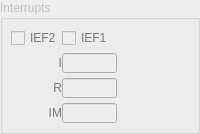
             <widget class="QGroupBox" name="groupInterrupts">
              <property name="enabled">
               <bool>false</bool>
              </property>
              <property name="sizePolicy">
               <sizepolicy hsizetype="Preferred" vsizetype="Maximum">
                <horstretch>0</horstretch>
                <verstretch>0</verstretch>
               </sizepolicy>
              </property>
              <property name="maximumSize">
               <size>
                <width>16777215</width>
                <height>16777215</height>
               </size>
              </property>
              <property name="title">
               <string>Interrupts</string>
              </property>
              <layout class="QFormLayout" name="formLayout_2">
               <property name="formAlignment">
                <set>Qt::AlignLeading|Qt::AlignLeft|Qt::AlignTop</set>
               </property>
               <property name="horizontalSpacing">
                <number>5</number>
               </property>
               <property name="verticalSpacing">
                <number>0</number>
               </property>
               <property name="leftMargin">
                <number>8</number>
               </property>
               <property name="topMargin">
                <number>8</number>
               </property>
               <property name="rightMargin">
                <number>8</number>
               </property>
               <property name="bottomMargin">
                <number>8</number>
               </property>
               <item row="1" column="0">
                <layout class="QGridLayout" name="gridLayout_3">
                 <property name="rightMargin">
                  <number>0</number>
                 </property>
                 <property name="bottomMargin">
                  <number>0</number>
                 </property>
                 <property name="verticalSpacing">
                  <number>5</number>
                 </property>
                 <item row="1" column="3">
                  <widget class="QLineEdit" name="iregView">
                   <property name="sizePolicy">
                    <sizepolicy hsizetype="Minimum" vsizetype="Preferred">
                     <horstretch>0</horstretch>
                     <verstretch>0</verstretch>
                    </sizepolicy>
                   </property>
                   <property name="minimumSize">
                    <size>
                     <width>45</width>
                     <height>20</height>
                    </size>
                   </property>
                   <property name="maximumSize">
                    <size>
                     <width>55</width>
                     <height>20</height>
                    </size>
                   </property>
                   <property name="font">
                    <font>
                     <pointsize>9</pointsize>
                    </font>
                   </property>
                   <property name="inputMask">
                    <string notr="true">&gt;HHHH</string>
                   </property>
                   <property name="text">
                    <string notr="true"/>
                   </property>
                   <property name="maxLength">
                    <number>4</number>
                   </property>
                  </widget>
                 </item>
                 <item row="3" column="3">
                  <widget class="QLineEdit" name="imregView">
                   <property name="sizePolicy">
                    <sizepolicy hsizetype="Minimum" vsizetype="Preferred">
                     <horstretch>0</horstretch>
                     <verstretch>0</verstretch>
                    </sizepolicy>
                   </property>
                   <property name="minimumSize">
                    <size>
                     <width>45</width>
                     <height>20</height>
                    </size>
                   </property>
                   <property name="maximumSize">
                    <size>
                     <width>55</width>
                     <height>20</height>
                    </size>
                   </property>
                   <property name="font">
                    <font>
                     <pointsize>9</pointsize>
                    </font>
                   </property>
                   <property name="inputMask">
                    <string notr="true">&gt;9</string>
                   </property>
                   <property name="text">
                    <string notr="true"/>
                   </property>
                   <property name="maxLength">
                    <number>1</number>
                   </property>
                  </widget>
                 </item>
                 <item row="1" column="1">
                  <widget class="QLabel" name="label_8">
                   <property name="palette">
                    <palette>
                     <active>
                      <colorrole role="WindowText">
                       <brush brushstyle="SolidPattern">
                        <color alpha="255">
                         <red>0</red>
                         <green>170</green>
                         <blue>0</blue>
                        </color>
                       </brush>
                      </colorrole>
                     </active>
                     <inactive>
                      <colorrole role="WindowText">
                       <brush brushstyle="SolidPattern">
                        <color alpha="255">
                         <red>0</red>
                         <green>170</green>
                         <blue>0</blue>
                        </color>
                       </brush>
                      </colorrole>
                     </inactive>
                     <disabled>
                      <colorrole role="WindowText">
                       <brush brushstyle="SolidPattern">
                        <color alpha="255">
                         <red>120</red>
                         <green>120</green>
                         <blue>120</blue>
                        </color>
                       </brush>
                      </colorrole>
                     </disabled>
                    </palette>
                   </property>
                   <property name="layoutDirection">
                    <enum>Qt::LeftToRight</enum>
                   </property>
                   <property name="text">
                    <string notr="true">I</string>
                   </property>
                   <property name="alignment">
                    <set>Qt::AlignRight|Qt::AlignTrailing|Qt::AlignVCenter</set>
                   </property>
                  </widget>
                 </item>
                 <item row="0" column="1">
                  <widget class="QCheckBox" name="checkIEF2">
                   <property name="palette">
                    <palette>
                     <active>
                      <colorrole role="WindowText">
                       <brush brushstyle="SolidPattern">
                        <color alpha="255">
                         <red>0</red>
                         <green>170</green>
                         <blue>0</blue>
                        </color>
                       </brush>
                      </colorrole>
                     </active>
                     <inactive>
                      <colorrole role="WindowText">
                       <brush brushstyle="SolidPattern">
                        <color alpha="255">
                         <red>0</red>
                         <green>170</green>
                         <blue>0</blue>
                        </color>
                       </brush>
                      </colorrole>
                     </inactive>
                     <disabled>
                      <colorrole role="WindowText">
                       <brush brushstyle="SolidPattern">
                        <color alpha="255">
                         <red>120</red>
                         <green>120</green>
                         <blue>120</blue>
                        </color>
                       </brush>
                      </colorrole>
                     </disabled>
                    </palette>
                   </property>
                   <property name="text">
                    <string notr="true">IEF2</string>
                   </property>
                  </widget>
                 </item>
                 <item row="2" column="3">
                  <widget class="QLineEdit" name="rregView">
                   <property name="sizePolicy">
                    <sizepolicy hsizetype="Minimum" vsizetype="Preferred">
                     <horstretch>0</horstretch>
                     <verstretch>0</verstretch>
                    </sizepolicy>
                   </property>
                   <property name="minimumSize">
                    <size>
                     <width>45</width>
                     <height>20</height>
                    </size>
                   </property>
                   <property name="maximumSize">
                    <size>
                     <width>55</width>
                     <height>20</height>
                    </size>
                   </property>
                   <property name="font">
                    <font>
                     <pointsize>9</pointsize>
                    </font>
                   </property>
                   <property name="inputMask">
                    <string notr="true">&gt;HH</string>
                   </property>
                   <property name="text">
                    <string notr="true"/>
                   </property>
                   <property name="maxLength">
                    <number>2</number>
                   </property>
                  </widget>
                 </item>
                 <item row="2" column="1">
                  <widget class="QLabel" name="label_9">
                   <property name="palette">
                    <palette>
                     <active>
                      <colorrole role="WindowText">
                       <brush brushstyle="SolidPattern">
                        <color alpha="255">
                         <red>0</red>
                         <green>170</green>
                         <blue>0</blue>
                        </color>
                       </brush>
                      </colorrole>
                     </active>
                     <inactive>
                      <colorrole role="WindowText">
                       <brush brushstyle="SolidPattern">
                        <color alpha="255">
                         <red>0</red>
                         <green>170</green>
                         <blue>0</blue>
                        </color>
                       </brush>
                      </colorrole>
                     </inactive>
                     <disabled>
                      <colorrole role="WindowText">
                       <brush brushstyle="SolidPattern">
                        <color alpha="255">
                         <red>120</red>
                         <green>120</green>
                         <blue>120</blue>
                        </color>
                       </brush>
                      </colorrole>
                     </disabled>
                    </palette>
                   </property>
                   <property name="text">
                    <string notr="true">R</string>
                   </property>
                   <property name="alignment">
                    <set>Qt::AlignRight|Qt::AlignTrailing|Qt::AlignVCenter</set>
                   </property>
                  </widget>
                 </item>
                 <item row="3" column="1">
                  <widget class="QLabel" name="label_10">
                   <property name="palette">
                    <palette>
                     <active>
                      <colorrole role="WindowText">
                       <brush brushstyle="SolidPattern">
                        <color alpha="255">
                         <red>0</red>
                         <green>170</green>
                         <blue>0</blue>
                        </color>
                       </brush>
                      </colorrole>
                     </active>
                     <inactive>
                      <colorrole role="WindowText">
                       <brush brushstyle="SolidPattern">
                        <color alpha="255">
                         <red>0</red>
                         <green>170</green>
                         <blue>0</blue>
                        </color>
                       </brush>
                      </colorrole>
                     </inactive>
                     <disabled>
                      <colorrole role="WindowText">
                       <brush brushstyle="SolidPattern">
                        <color alpha="255">
                         <red>120</red>
                         <green>120</green>
                         <blue>120</blue>
                        </color>
                       </brush>
                      </colorrole>
                     </disabled>
                    </palette>
                   </property>
                   <property name="text">
                    <string notr="true">IM</string>
                   </property>
                   <property name="alignment">
                    <set>Qt::AlignRight|Qt::AlignTrailing|Qt::AlignVCenter</set>
                   </property>
                  </widget>
                 </item>
                 <item row="0" column="3">
                  <widget class="QCheckBox" name="checkIEF1">
                   <property name="palette">
                    <palette>
                     <active>
                      <colorrole role="WindowText">
                       <brush brushstyle="SolidPattern">
                        <color alpha="255">
                         <red>0</red>
                         <green>170</green>
                         <blue>0</blue>
                        </color>
                       </brush>
                      </colorrole>
                     </active>
                     <inactive>
                      <colorrole role="WindowText">
                       <brush brushstyle="SolidPattern">
                        <color alpha="255">
                         <red>0</red>
                         <green>170</green>
                         <blue>0</blue>
                        </color>
                       </brush>
                      </colorrole>
                     </inactive>
                     <disabled>
                      <colorrole role="WindowText">
                       <brush brushstyle="SolidPattern">
                        <color alpha="255">
                         <red>120</red>
                         <green>120</green>
                         <blue>120</blue>
                        </color>
                       </brush>
                      </colorrole>
                     </disabled>
                    </palette>
                   </property>
                   <property name="text">
                    <string notr="true">IEF1 </string>
                   </property>
                  </widget>
                 </item>
                </layout>
               </item>
              </layout>
             </widget>
